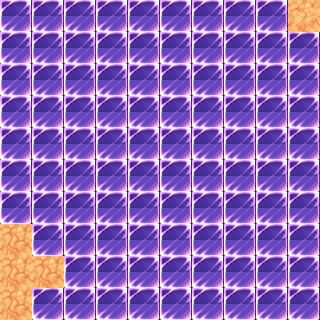

Tiled map render using the project's own tile images. Description and the map definition, with tile-layer contents summarised, below:
An orthogonal 10x10 tile map with 32x32 px tiles, 3 tile layers (Terrain Layer, Collision Layer, Top Layer).

<map version="1.0" orientation="orthogonal" renderorder="right-up" width="10" height="10" tilewidth="32" tileheight="32" nextobjectid="1">
 <tileset firstgid="1" name="variousTiles" tilewidth="32" tileheight="32" tilecount="128">
  <image source="variousTiles.png" width="256" height="512" />
 </tileset>
 <layer name="Terrain Layer" width="10" height="10">
  <data>[100 cells, 100 non-empty, 1 distinct tile ids]</data>
 </layer>
 <layer name="Collision Layer" width="10" height="10">
  <data>[100 cells, 5 non-empty, 2 distinct tile ids]</data>
 </layer>
 <layer name="Top Layer" width="10" height="10">
  <data>[100 cells, 0 non-empty, 0 distinct tile ids]</data>
 </layer>
</map>
